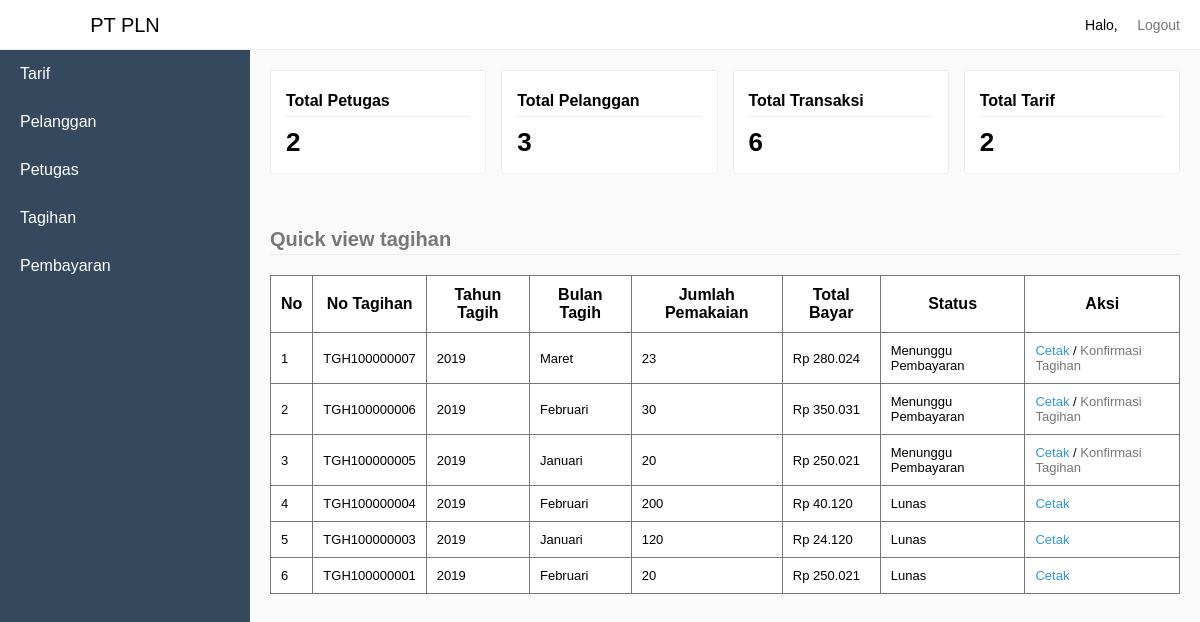
Page /sources/petugas/home.php on the committed database.
### tables this page shows
CREATE TABLE `tb_tagihan` (
  `KodeTagihan` int(11) NOT NULL,
  `NoTagihan` varchar(100) NOT NULL,
  `NoPelanggan` varchar(100) NOT NULL,
  `TahunTagih` int(20) NOT NULL,
  `BulanTagih` varchar(20) NOT NULL,
  `JumlahPemakaian` varchar(100) NOT NULL,
  `TotalBayar` double(10,0) NOT NULL,
  `Status` varchar(10) NOT NULL
);

### sources/petugas/home.php (the view, shortened to what this page needs)
<?php
	require_once "sources/maintemplate/header.php";
?>
<div class="information-card">
	<div class="card">
		<div class="card-body">
			<span>Total Petugas</span>
			<h1 class="count">
			<?php
				$selectQuery = mysqli_query($connect, "SELECT * FROM tb_login WHERE Level <> 'Pelanggan'");
				if(mysqli_num_rows($selectQuery) > 0) {
					echo mysqli_num_rows($selectQuery);
				} else {
					echo "0";
				}
			?>
			</h1>
		</div>
	</div>
	<div class="card">
		<div class="card-body">
			<span>Total Pelanggan</span>
			<h1 class="count">
			<?php
				$selectQuery = mysqli_query($connect, "SELECT * FROM tb_pelanggan");
				if(mysqli_num_rows($selectQuery) > 0) {
					echo mysqli_num_rows($selectQuery);
				} else {
					echo "0";
				}
			?>
			</h1>
		</div>
	</div>
	<div class="card">
		<div class="card-body">
			<span>Total Transaksi</span>
			<h1 class="count">
			<?php
				$selectQuery = mysqli_query($connect, "SELECT * FROM tb_tagihan");
				if(mysqli_num_rows($selectQuery) > 0) {
					echo mysqli_num_rows($selectQuery);
				} else {
					echo "0";
				}
			?>
			</h1>
		</div>
	</div>
	<div class="card">
		<div class="card-body">
			<span>Total Tarif</span>
			<h1 class="count">
			<?php
				$selectQuery = mysqli_query($connect, "SELECT * FROM tb_tarif");
				if(mysqli_num_rows($selectQuery) > 0) {
					echo mysqli_num_rows($selectQuery);
				} else {
					echo "0";
				}
			?>
			</h1>
		</div>
	</div>
</div>
<?php
	$selectTagihan = mysqli_query($connect, "SELECT * FROM tb_tagihan ORDER BY KodeTagihan DESC");
	if(mysqli_num_rows($selectTagihan) > 0) {
?>
<legend>Quick view tagihan</legend>
<table style="border-collapse: collapse;" border="1">
	<tr>
		<th>No</th>
		<th>No Tagihan</th>
		<th>Tahun Tagih</th>
		<th>Bulan Tagih</th>
		<th>Jumlah Pemakaian</th>
		<th>Total Bayar</th>
		<th>Status</th>
		<th>Aksi</th>
	</tr>
	<?php
		$No = 1;
		while($row = mysqli_fetch_assoc($selectTagihan)) {
	?>
	<tr>
		<td><?php echo $No; ?></td>
		<td><?php echo $row['NoTagihan']; ?></td>
		<td><?php echo $row['TahunTagih']; ?></td>
		<td>
			<?php
				$bulan = [
					1 => 'Januari',
					2 => 'Februari',
					3 => 'Maret',
					4 => 'April',
					5 => 'Mei',
					6 => 'Juni',
					7 => 'Juli',
					8 => 'Agustus',
					9 => 'September',
					10 => 'Oktober',
					11 => 'November',
					12 => 'Desember',
				];
				echo $bulan[$row['BulanTagih']];
			?>
		</td>
		<td><?php echo $row['JumlahPemakaian']; ?></td>
		<td><?php echo "Rp ".number_format($row['TotalBayar'], 0, '', '.'); ?></td>
		<td>
			<?php
				if($row['Status'] == 0) {
					echo "Menunggu Pembayaran";
				} else if($row['Status'] == 1) {
					echo "Menunggu Konfirmasi";
				} else {
					echo "Lunas";
				}
			?>
		</td>
		<td>
			<a href="index.php?pages=cetaktagihan&amp;NoPelanggan=<?php echo $row['NoPelanggan']; ?>&amp;NoTagihan=<?php echo $row['NoTagihan']; ?>">Cetak</a>
			<?php
				if($row['Status'] != 2) {
			?>
			/ <a href="index.php?pages=inputpembayaran&KodeTagihan=<?php echo $row['KodeTagihan']; ?>" style="color: #777;">Konfirmasi Tagihan</a>
			<?php
				}
			?>
		</td>
	</tr>
	<?php
			$No++;
		}
	?>
</table>
<?php
	} else {
		echo "Data Tagihan Tidak ada";
	}
	require_once "sources/maintemplate/footer.php";

### sources/maintemplate/header.php (shortened to what this page needs)
<!DOCTYPE html>
<html>
<head>
	<link rel="stylesheet" type="text/css" href="assets/style.css">
</head>
<body>
	<div class="navbar">
		<div class="pull-right">
			<li class="loggedAs">Halo, <?php echo $data['NamaLengkap']; ?></li>
			<li><a href="index.php?process=logout">Logout</a></li>
		</div>
	</div>
	<div class="sidebar">
		<li class="brand">
			<?php
				if($data['Level'] == "Pelanggan") {
					echo '<a href="index.php?pages=home-pelanggan">PT PLN</a>';
				} else if($data['Level'] == "Petugas") {
					echo '<a href="index.php?pages=home-petugas">PT PLN</a>';
				} else {
					echo '<a href="index.php?pages=home-admin">PT PLN</a>';
				}
			?>
		</li>
		<?php
			if($data['Level'] == "Pelanggan" || $data['Level'] == "Petugas") {
		?>
		<li><a href="index.php?pages=tagihan" <?php echo $_GET['pages'] == "tagihan" ? 'class="active"': ''; ?>>Tagihan</a></li>
		<li><a href="index.php?pages=pembayaran" <?php echo $_GET['pages'] == "pembayaran" ? 'class="active"': ''; ?>>Pembayaran</a></li>
		<?php
			} else {
		?>
		<li><a href="index.php?pages=tarif" <?php echo $_GET['pages'] == "tarif" ? 'class="active"': ''; ?>>Tarif</a></li>
		<li><a href="index.php?pages=pelanggan" <?php echo $_GET['pages'] == "pelanggan" ? 'class="active"': ''; ?>>Pelanggan</a></li>
		<li><a href="index.php?pages=petugas" <?php echo $_GET['pages'] == "petugas" ? 'class="active"': ''; ?>>Petugas</a></li>
		<li><a href="index.php?pages=tagihan" <?php echo $_GET['pages'] == "tagihan" ? 'class="active"': ''; ?>>Tagihan</a></li>
		<li><a href="index.php?pages=pembayaran" <?php echo $_GET['pages'] == "pembayaran" ? 'class="active"': ''; ?>>Pembayaran</a></li>
		<?php
			}
		?>
	</div>
	<div class="content">

### sources/maintemplate/footer.php (shortened to what this page needs)
		</div>
	</body>
</html>

### assets/style.css (style rules this page uses)
* { padding:0; margin:0; box-sizing: border-box; font-family: sans-serif; }
legend { border-bottom: 1px solid #eee; line-height: 30px; margin-bottom: 20px; font-size: 20px; font-weight: bold; color: #777; }
body { background-color: #fafafa; }
li { list-style: none; }
table { border-collapse: collapse; border: 1px solid #777; width:100%; background-color: #fff; margin-bottom: 20px; }
table td { font-size: 13px; }
table tr > td:last-child a { text-decoration: none; }
table tr > td:last-child a:last-child { color: #E74C3C; }
table tr > td:last-child a:first-child { color: #3498DB; }
table td, th { border: 1px solid #777; padding: 10px; }
.navbar { height: 50px; background-color: #fff; border-bottom: 1px solid #eee; line-height: 50px; padding:0 20px; position: fixed; width:100%; top:0; z-index: 1; }
.navbar li { display: inline-block; }
.navbar .loggedAs { font-size: 14px; display: inline-block; }
.navbar li > a { padding-left:15px; text-decoration: none; color: #777; font-size: 14px; }
.pull-right { float:right; }
.sidebar { background-color: #34495E; width:250px; height:100%; position: fixed; top:0; left:0; z-index:2; }
.sidebar .brand { height:50px; background-color: #fff; border-bottom: 1px solid #eee; line-height: 20px; text-align: center; font-size: 20px; }
.sidebar .brand a { padding: 15px 20px; display: block; color: #000; text-decoration: none; }
.sidebar li:not(.brand) > a { padding: 15px 20px; display: block; color: #fff; text-decoration: none; }
div.content { margin-left:270px; margin-top: 70px; margin-right:20px; }
div.content .card { margin-bottom: 50px; }
div.information-card { display: flex; }
div.information-card .card { width:25%; margin-right:15px; }
div.information-card .card:last-child { margin-right: 0px; }
div.card { background-color: #fff; border: 1px solid #eee; border-radius: 3px; }
div.card-body { padding: 15px; }
div.information-card span { font-weight: bold; font-size: 16px; display: block; border-bottom: 1px solid #eee; line-height: 30px; margin-bottom: 10px; }
div.information-card .count { font-size: 26px; font-weight: bold; }

### rows in the picture
tb_tagihan: NoTagihan "TGH100000007", TahunTagih "2019", BulanTagih "Maret", JumlahPemakaian "23", TotalBayar "280.024", Status "Menunggu Pembayaran"
tb_tagihan: NoTagihan "TGH100000006", TahunTagih "2019", BulanTagih "Februari", JumlahPemakaian "30", TotalBayar "350.031", Status "Menunggu Pembayaran"
tb_tagihan: NoTagihan "TGH100000005", TahunTagih "2019", BulanTagih "Januari", JumlahPemakaian "20", TotalBayar "250.021", Status "Menunggu Pembayaran"
tb_tagihan: NoTagihan "TGH100000004", TahunTagih "2019", BulanTagih "Februari", JumlahPemakaian "200", TotalBayar "40.120", Status "Lunas"
tb_tagihan: NoTagihan "TGH100000003", TahunTagih "2019", BulanTagih "Januari", JumlahPemakaian "120", TotalBayar "24.120", Status "Lunas"
tb_tagihan: NoTagihan "TGH100000001", TahunTagih "2019", BulanTagih "Februari", JumlahPemakaian "20", TotalBayar "250.021", Status "Lunas"

### other values in the picture
mysqli_num_rows($selectQuery) "2"
mysqli_num_rows($selectQuery) "3"
mysqli_num_rows($selectQuery) "6"
